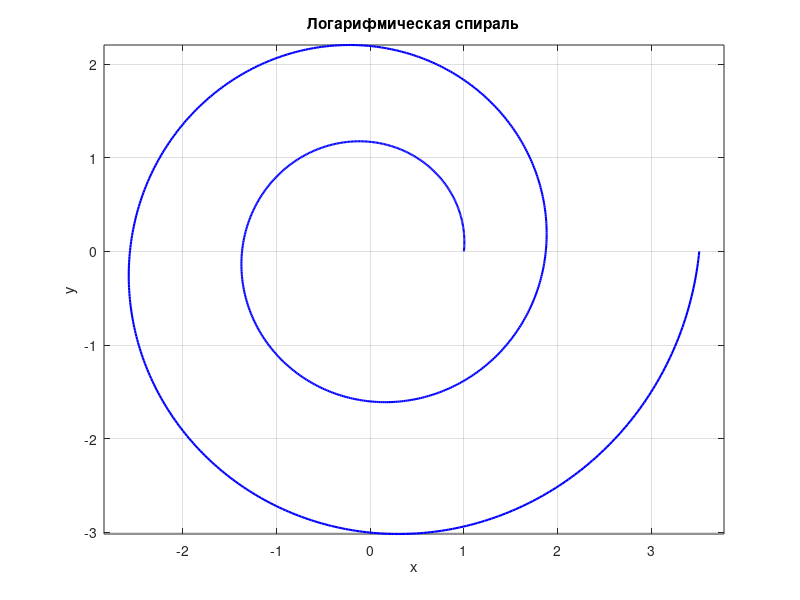

This chart was generated by the following MATLAB code:
% Параметры спирали
a = 1;      % Масштабный коэффициент
b = 0.1;    % Коэффициент экспоненты

% Диапазон углов (в радианах)
phi = linspace(0, 4*pi, 1000); % от 0 до 4*pi с 1000 точками

% Вычисление радиус-вектора r
r = a .* exp(b * phi);

% Перевод в декартовы координаты
x = r .* cos(phi);
y = r .* sin(phi);

% Построение графика
figure;
plot(x, y, 'b', 'LineWidth', 1.5);
grid on;
axis equal;
title('Логарифмическая спираль');
xlabel('x');
ylabel('y');
